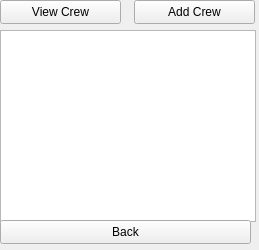
<?xml version="1.0" encoding="UTF-8"?>
<ui version="4.0">
 <class>Form</class>
 <widget class="QWidget" name="Form">
  <property name="geometry">
   <rect>
    <x>0</x>
    <y>0</y>
    <width>259</width>
    <height>250</height>
   </rect>
  </property>
  <property name="windowTitle">
   <string>Form</string>
  </property>
  <widget class="QTableView" name="tableView">
   <property name="geometry">
    <rect>
     <x>0</x>
     <y>30</y>
     <width>256</width>
     <height>192</height>
    </rect>
   </property>
   <property name="sortingEnabled">
    <bool>true</bool>
   </property>
  </widget>
  <widget class="QPushButton" name="pushButton">
   <property name="geometry">
    <rect>
     <x>0</x>
     <y>0</y>
     <width>121</width>
     <height>24</height>
    </rect>
   </property>
   <property name="text">
    <string>View Crew</string>
   </property>
  </widget>
  <widget class="QPushButton" name="pushButton_2">
   <property name="geometry">
    <rect>
     <x>134</x>
     <y>0</y>
     <width>121</width>
     <height>24</height>
    </rect>
   </property>
   <property name="text">
    <string>Add Crew</string>
   </property>
  </widget>
  <widget class="QPushButton" name="pushButton_3">
   <property name="geometry">
    <rect>
     <x>0</x>
     <y>220</y>
     <width>251</width>
     <height>24</height>
    </rect>
   </property>
   <property name="text">
    <string>Back</string>
   </property>
  </widget>
 </widget>
 <resources/>
 <connections/>
</ui>
